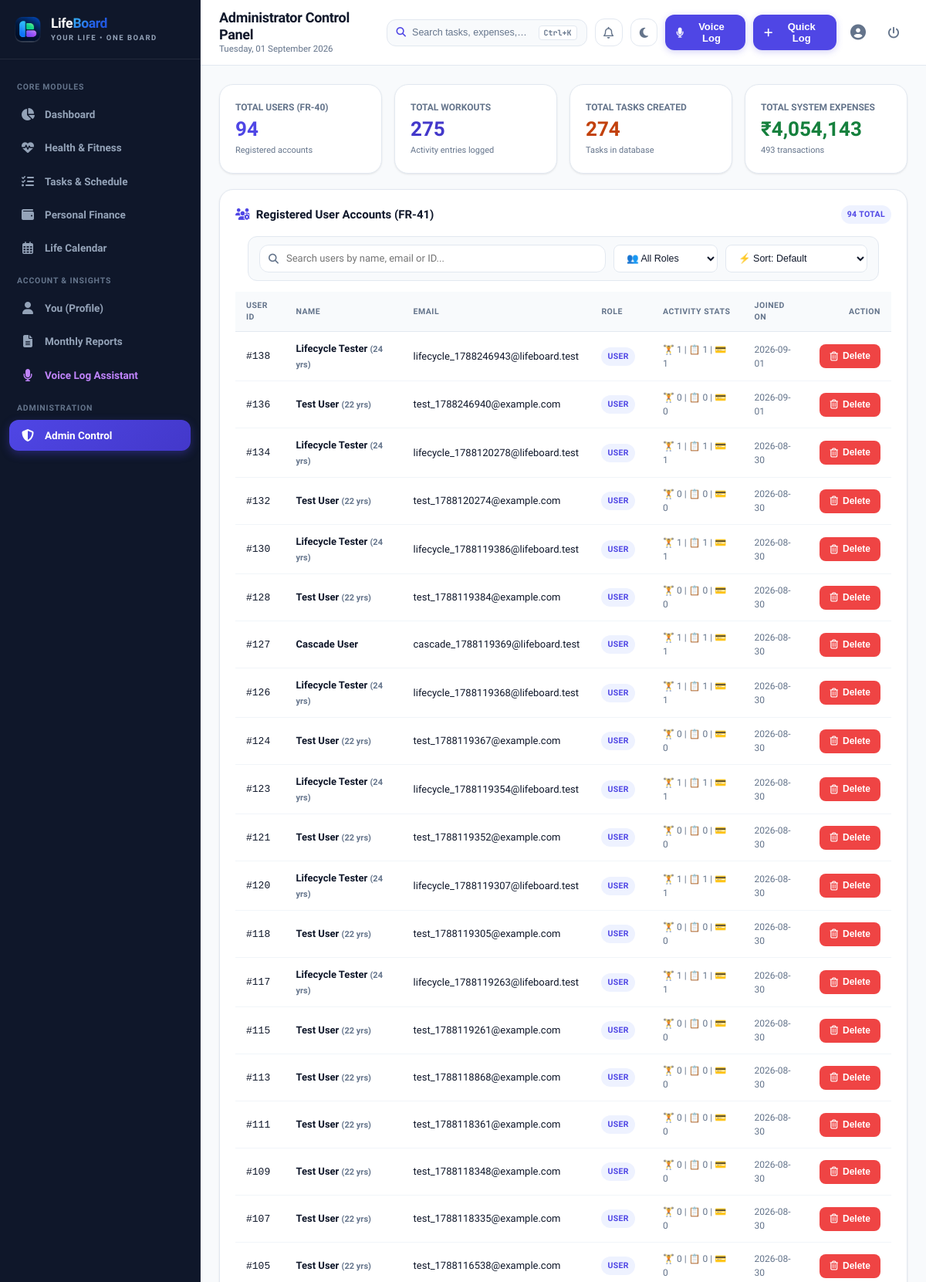
The page /admin (signed in, upper part) on the database its author committed.
### tables this page shows
CREATE TABLE users (
        user_id INTEGER PRIMARY KEY AUTOINCREMENT,
        name VARCHAR(100) NOT NULL,
        email VARCHAR(150) NOT NULL UNIQUE,
        password_hash VARCHAR(256) NOT NULL,
        role VARCHAR(10) DEFAULT 'user',
        phone VARCHAR(20),
        age INTEGER,
        bio TEXT,
        created_at DATETIME DEFAULT CURRENT_TIMESTAMP
    );

### app.py (the view)
@app.route('/admin')
@admin_required
def admin_panel():
    stats = models.get_admin_system_stats()
    users = models.get_all_registered_users()
    logs = models.get_audit_logs(limit=50)
    return render_template('admin/index.html',
                           stats=stats,
                           users=users,
                           logs=logs)

### app.py (called while the page is built)
def admin_required(f):
    @wraps(f)
    def decorated_function(*args, **kwargs):
        if 'user_id' not in session:
            flash('Please log in as an administrator.', 'warning')
            return redirect(url_for('login', next=request.path))
        if session.get('role') != 'admin':
            return render_template('errors/403.html'), 403
        return f(*args, **kwargs)
    return decorated_function

@app.after_request
def add_security_headers(response):
    response.headers['Cache-Control'] = 'no-cache, no-store, must-revalidate, max-age=0'
    response.headers['Pragma'] = 'no-cache'
    response.headers['Expires'] = '0'
    return response

@app.context_processor
def inject_global_variables():
    current_user = None
    notifications = []
    if 'user_id' in session:
        current_user = models.get_user_by_id(session['user_id'])
        notifications = models.get_user_notifications(session['user_id'])
    return {
        'current_user': current_user,
        'notifications': notifications,
        'unread_notifications_count': len(notifications),
        'today_date': date.today().strftime('%A, %d %B %Y'),
        'current_year': date.today().year,
        'current_month': date.today().month,
        'now': datetime.now()
    }

### database.py (called while the page is built)
def get_db():
    conn = sqlite3.connect(DB_PATH)
    conn.row_factory = sqlite3.Row
    conn.execute("PRAGMA foreign_keys = ON;")
    return conn

### models.py (called while the page is built)
def get_user_by_id(user_id: int):
    conn = get_db()
    cursor = conn.cursor()
    cursor.execute("SELECT * FROM users WHERE user_id = ?", (user_id,))
    user = cursor.fetchone()
    conn.close()
    return user

def get_all_registered_users():
    conn = get_db()
    cursor = conn.cursor()
    cursor.execute("""
    SELECT user_id, name, email, role, phone, age, created_at,
           (SELECT COUNT(*) FROM workout_log WHERE workout_log.user_id = users.user_id) AS workout_count,
           (SELECT COUNT(*) FROM tasks WHERE tasks.user_id = users.user_id) AS task_count,
           (SELECT COUNT(*) FROM expense_log WHERE expense_log.user_id = users.user_id) AS expense_count
    FROM users
    ORDER BY created_at DESC
    """)
    users = cursor.fetchall()
    conn.close()
    return users

### templates/admin/index.html (shortened to what this page needs)
{% extends "base.html" %}
{% block page_title %}Administrator Control Panel{% endblock %}
{% block content %}
<div class="grid-4">
  <div class="card">
    <div style="font-size: 12px; font-weight: 700; color: var(--text-muted); text-transform: uppercase;">Total Users (FR-40)</div>
    <div style="font-size: 26px; font-weight: 800; color: var(--primary);">{{ stats.total_users }}</div>
    <div style="font-size: 11px; color: var(--text-muted);">Registered accounts</div>
  </div>
  <div class="card">
    <div style="font-size: 12px; font-weight: 700; color: var(--text-muted); text-transform: uppercase;">Total Workouts</div>
    <div style="font-size: 26px; font-weight: 800; color: #4338ca;">{{ stats.total_workouts }}</div>
    <div style="font-size: 11px; color: var(--text-muted);">Activity entries logged</div>
  </div>
  <div class="card">
    <div style="font-size: 12px; font-weight: 700; color: var(--text-muted); text-transform: uppercase;">Total Tasks Created</div>
    <div style="font-size: 26px; font-weight: 800; color: #c2410c;">{{ stats.total_tasks }}</div>
    <div style="font-size: 11px; color: var(--text-muted);">Tasks in database</div>
  </div>
  <div class="card">
    <div style="font-size: 12px; font-weight: 700; color: var(--text-muted); text-transform: uppercase;">Total System Expenses</div>
    <div style="font-size: 26px; font-weight: 800; color: #15803d;">₹{{ "{:,.0f}".format(stats.total_spent_system) }}</div>
    <div style="font-size: 11px; color: var(--text-muted);">{{ stats.total_expenses }} transactions</div>
  </div>
</div>
<div class="card" style="margin-bottom: 24px;">
  <div class="card-header">
    <h3 class="card-title">
      <i class="fa-solid fa-users-gear" style="color: var(--primary);"></i>
      <span>Registered User Accounts (FR-41)</span>
    </h3>
    <span class="badge badge-primary">{{ users | length }} Total</span>
  </div>
  <div class="filter-toolbar" style="margin: 0 16px 14px 16px;">
    <div class="search-box">
      <input type="text" id="userSearchInput" class="form-control" placeholder="Search users by name, email or ID...">
    </div>
    <select id="userRoleFilter" class="filter-select">
      <option value="all">👥 All Roles</option>
    </select>
    <select id="userSortSelect" class="sort-select">
      <option value="default">⚡ Sort: Default</option>
    </select>
  </div>
  <div class="table-responsive">
    <table class="table-custom">
      <thead>
        <tr>
          <th>User ID</th>
          <th>Name</th>
          <th>Email</th>
          <th>Role</th>
          <th>Activity Stats</th>
          <th>Joined On</th>
          <th style="text-align: right;">Action</th>
        </tr>
      </thead>
      <tbody id="userTableBody">
        {% for u in users %}
        <tr data-name="{{ u.name | escape }}" data-role="{{ u.role }}" data-date="{{ u.created_at }}">
          <td><code>#{{ u.user_id }}</code></td>
          <td style="font-weight: 600;">
            {{ u.name }}
            {% if u.age %}<span style="font-size: 11px; color: var(--text-muted);">({{ u.age }} yrs)</span>{% endif %}
          </td>
          <td>{{ u.email }}</td>
          <td>
            <span class="badge {% if u.role == 'admin' %}badge-danger{% else %}badge-primary{% endif %}">
              {{ u.role }}
            </span>
          </td>
          <td style="font-size: 12px; color: var(--text-muted);">
            🏋️ {{ u.workout_count }} | 📋 {{ u.task_count }} | 💳 {{ u.expense_count }}
          </td>
          <td style="font-size: 12px; color: var(--text-muted);">{{ u.created_at[:10] }}</td>
          <td style="text-align: right;">
            {% if u.user_id != session.get('user_id') %}
            <form action="{{ url_for('admin_delete_user', target_user_id=u.user_id) }}" method="POST" style="display: inline;" data-confirm="Are you sure you want to delete user '{{ u.name }}'? All associated workouts, habits, tasks, and expenses will be permanently removed!">
              <button type="submit" class="btn btn-danger btn-sm" title="Delete User Account">
                <i class="fa-regular fa-trash-can"></i> Delete
              </button>
            </form>
            {% else %}
            <span class="badge badge-secondary">Active Admin</span>
            {% endif %}
          </td>
        </tr>
        {% endfor %}
      </tbody>
    </table>
  </div>
</div>
{% endblock %}

### static/css/style.css (style rules this page uses)
:root { --primary: #4f46e5; --primary-hover: #4338ca; --primary-light: #eef2ff; --primary-border: #c7d2fe; --secondary: #0284c7; --secondary-light: #e0f2fe; --success: #10b981; --success-light: #ecfdf5; --success-border: #a7f3d0; --warning: #f59e0b; --warning-light: #fffbeb; --warning-border: #fde68a; --danger: #ef4444; --danger-light: #fef2f2; --danger-border: #fecaca; --bg-app: #f8fafc; --bg-card: #ffffff; --bg-sidebar: #0f172a; --bg-sidebar-hover: #1e293b; --bg-sidebar-active: #312e81; --text-main: #0f172a; --text-muted: #64748b; --text-light: #94a3b8; --text-sidebar: #cbd5e1; --border-color: #e2e8f0; --border-light: #f1f5f9; --shadow-xs: 0 1px 2px rgba(0, 0, 0, 0.04); --shadow-sm: 0 1px 3px rgba(0, 0, 0, 0.06), 0 1px 2px rgba(0, 0, 0, 0.04); --shadow-md: 0 4px 6px -1px rgba(0, 0, 0, 0.07), 0 2px 4px -1px rgba(0, 0, 0, 0.04); --shadow-lg: 0 10px 15px -3px rgba(0, 0, 0, 0.08), 0 4px 6px -2px rgba(0, 0, 0, 0.04); --shadow-xl: 0 20px 25px -5px rgba(0, 0, 0, 0.1), 0 10px 10px -5px rgba(0, 0, 0, 0.04); --radius-sm: 8px; --radius-md: 12px; --radius-lg: 18px; --radius-full: 9999px; --transition: all 0.2s cubic-bezier(0.4, 0, 0.2, 1); }
*, *::before, *::after { box-sizing: border-box; margin: 0; padding: 0; -webkit-tap-highlight-color: transparent; }
html { font-size: 15px; scroll-behavior: smooth; height: 100%; }
body { font-family: 'Plus Jakarta Sans', -apple-system, BlinkMacSystemFont, "Segoe UI", Roboto, sans-serif; background-color: var(--bg-app); color: var(--text-main); line-height: 1.5; min-height: 100%; overflow-x: hidden; width: 100%; position: relative; text-rendering: optimizeLegibility; -webkit-font-smoothing: antialiased; }
.card { background-color: var(--bg-card); border-radius: var(--radius-lg); border: 1px solid var(--border-color); box-shadow: var(--shadow-sm); padding: 20px; transition: var(--transition); width: 100%; }
.card-header { display: flex; align-items: center; justify-content: space-between; margin-bottom: 16px; flex-wrap: wrap; gap: 10px; }
.card-title { font-size: 15px; font-weight: 800; display: flex; align-items: center; gap: 8px; color: var(--text-main); }
.card-title i { color: var(--primary); }
.grid-4 { display: grid; grid-template-columns: repeat(4, 1fr); gap: 16px; margin-bottom: 20px; width: 100%; }
.badge { display: inline-flex; align-items: center; gap: 4px; padding: 4px 8px; border-radius: var(--radius-full); font-size: 10.5px; font-weight: 700; text-transform: uppercase; letter-spacing: 0.4px; }
.badge-primary { background: var(--primary-light); color: var(--primary); }
.table-responsive { width: 100%; overflow-x: auto; -webkit-overflow-scrolling: touch; }
.table-custom { width: 100%; border-collapse: separate; border-spacing: 0; font-size: 13px; }
.table-custom th { background-color: var(--bg-app); color: var(--text-muted); font-weight: 700; text-transform: uppercase; font-size: 10.5px; letter-spacing: 0.5px; padding: 10px 14px; border-bottom: 1px solid var(--border-color); text-align: left; }
.table-custom td { padding: 12px 14px; border-bottom: 1px solid var(--border-light); color: var(--text-main); vertical-align: middle; }
.btn { display: inline-flex; align-items: center; justify-content: center; gap: 6px; padding: 8px 16px; font-size: 13px; font-weight: 600; border-radius: var(--radius-md); border: 1px solid transparent; cursor: pointer; transition: var(--transition); line-height: 1.4; }
.btn-danger { background-color: var(--danger); color: #ffffff; }
.btn-sm { padding: 6px 12px; font-size: 12px; border-radius: var(--radius-sm); }
.form-control { width: 100%; padding: 11px 14px; font-size: 15px; font-family: inherit; color: var(--text-main); background-color: var(--bg-card); border: 1px solid var(--border-color); border-radius: var(--radius-md); transition: var(--transition); }
.filter-toolbar { display: flex; gap: 10px; align-items: center; flex-wrap: wrap; padding: 10px 14px; background-color: var(--bg-app); border: 1px solid var(--border-color); border-radius: var(--radius-md); margin-bottom: 16px; }
.filter-toolbar .search-box { position: relative; flex: 1; min-width: 180px; }
.filter-toolbar .search-box input { padding-left: 34px; font-size: 13px; height: 36px; }
.filter-toolbar .filter-select, .filter-toolbar .sort-select { font-size: 12.5px; height: 36px; padding: 6px 12px; border-radius: var(--radius-sm); border: 1px solid var(--border-color); background-color: var(--bg-card); color: var(--text-main); min-width: 135px; }

### rows shown on the page
users: user_id "138", name "Lifecycle Tester", age "24", email "lifecycle_1788246943@lifeboard.test", role "USER", workout_count "1", task_count "1", expense_count "1", created_at "2026-09-01"
users: user_id "136", name "Test User", age "22", email "test_1788246940@example.com", role "USER", workout_count "0", task_count "0", expense_count "0", created_at "2026-09-01"
users: user_id "134", name "Lifecycle Tester", age "24", email "lifecycle_1788120278@lifeboard.test", role "USER", workout_count "1", task_count "1", expense_count "1", created_at "2026-08-30"
users: user_id "132", name "Test User", age "22", email "test_1788120274@example.com", role "USER", workout_count "0", task_count "0", expense_count "0", created_at "2026-08-30"
users: user_id "130", name "Lifecycle Tester", age "24", email "lifecycle_1788119386@lifeboard.test", role "USER", workout_count "1", task_count "1", expense_count "1", created_at "2026-08-30"
users: user_id "128", name "Test User", age "22", email "test_1788119384@example.com", role "USER", workout_count "0", task_count "0", expense_count "0", created_at "2026-08-30"
users: user_id "127", name "Cascade User", email "cascade_1788119369@lifeboard.test", role "USER", workout_count "1", task_count "1", expense_count "1", created_at "2026-08-30"
users: user_id "126", name "Lifecycle Tester", age "24", email "lifecycle_1788119368@lifeboard.test", role "USER", workout_count "1", task_count "1", expense_count "1", created_at "2026-08-30"
users: user_id "124", name "Test User", age "22", email "test_1788119367@example.com", role "USER", workout_count "0", task_count "0", expense_count "0", created_at "2026-08-30"
users: user_id "123", name "Lifecycle Tester", age "24", email "lifecycle_1788119354@lifeboard.test", role "USER", workout_count "1", task_count "1", expense_count "1", created_at "2026-08-30"
users: user_id "121", name "Test User", age "22", email "test_1788119352@example.com", role "USER", workout_count "0", task_count "0", expense_count "0", created_at "2026-08-30"
users: user_id "120", name "Lifecycle Tester", age "24", email "lifecycle_1788119307@lifeboard.test", role "USER", workout_count "1", task_count "1", expense_count "1", created_at "2026-08-30"
users: user_id "118", name "Test User", age "22", email "test_1788119305@example.com", role "USER", workout_count "0", task_count "0", expense_count "0", created_at "2026-08-30"
users: user_id "117", name "Lifecycle Tester", age "24", email "lifecycle_1788119263@lifeboard.test", role "USER", workout_count "1", task_count "1", expense_count "1", created_at "2026-08-30"
users: user_id "115", name "Test User", age "22", email "test_1788119261@example.com", role "USER", workout_count "0", task_count "0", expense_count "0", created_at "2026-08-30"
users: user_id "113", name "Test User", age "22", email "test_1788118868@example.com", role "USER", workout_count "0", task_count "0", expense_count "0", created_at "2026-08-30"
users: user_id "111", name "Test User", age "22", email "test_1788118361@example.com", role "USER", workout_count "0", task_count "0", expense_count "0", created_at "2026-08-30"
users: user_id "109", name "Test User", age "22", email "test_1788118348@example.com", role "USER", workout_count "0", task_count "0", expense_count "0", created_at "2026-08-30"
users: user_id "107", name "Test User", age "22", email "test_1788118335@example.com", role "USER", workout_count "0", task_count "0", expense_count "0", created_at "2026-08-30"
users: user_id "105", name "Test User", age "22", email "test_1788116538@example.com", role "USER", workout_count "0", task_count "0", expense_count "0", created_at "2026-08-30"

### other values the page prints
{{ stats.total_users }} "94"
{{ stats.total_workouts }} "275"
{{ stats.total_tasks }} "274"
{{ "{:,.0f}".format(stats.total_spent_system) }} "4,054,143"
{{ stats.total_expenses }} "493"
{{ users | length }} "94"
